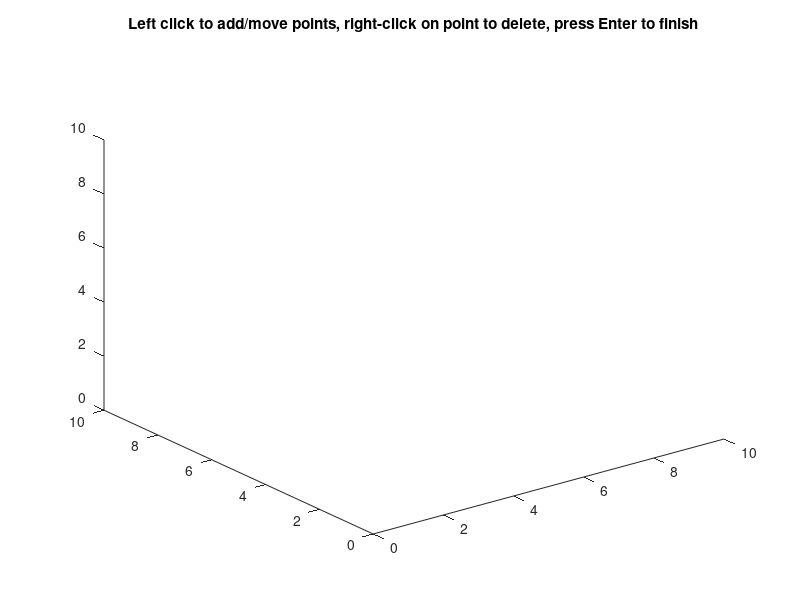

Write MATLAB code to recreate this figure.
function bezier_surface_draw
    % Initialize figure and 3D axes
    fig = figure;
    ax = axes('Parent', fig);
    hold(ax, 'on');
    title(ax, 'Left click to add/move points, right-click on point to delete, press Enter to finish');
    view(3); % Set the view to 3D
    
    % Set initial axes limits
    xlim(ax, [0, 10]);
    ylim(ax, [0, 10]);
    zlim(ax, [0, 10]);

    % Initialize empty control points array
    controlPoints = [];
    gridSize = [0, 0]; % To be determined based on the number of control points

    % Set callbacks
    set(fig, 'WindowButtonDownFcn', @mouseClick);
    set(fig, 'KeyPressFcn', @keyPress);

    % Wait for the user to press Enter
    waitforbuttonpress;
    
    % Mouse click function
    function mouseClick(~, ~)
        cp = ax.CurrentPoint; % Get current point in 3D
        x = cp(1,1);
        y = cp(1,2);
        z = cp(1,3);

        clickType = get(fig, 'SelectionType');
        switch clickType
            case 'normal' % Left-click
                addOrMovePoint(x, y, z);
            case 'alt' % Right-click
                removePoint(x, y, z);
        end
    end

    % Add or move a control point
    function addOrMovePoint(x, y, z)
        minDist = inf;
        minIndex = -1;

        % Find the closest control point
        for i = 1:size(controlPoints, 1)
            dist = norm(controlPoints(i,:) - [x, y, z]);
            if dist < minDist
                minDist = dist;
                minIndex = i;
            end
        end

        % Move or add the point
        if minDist < 1 % Threshold for considering a point 'close'
            controlPoints(minIndex, :) = [x, y, z];
        else
            controlPoints = [controlPoints; x, y, z];
            updateGridSize();
        end

        updateSurface();
    end

    % Remove a control point
    function removePoint(x, y, z)
        minDist = inf;
        minIndex = -1;

        % Find the closest control point
        for i = 1:size(controlPoints, 1)
            dist = norm(controlPoints(i,:) - [x, y, z]);
            if dist < minDist
                minDist = dist;
                minIndex = i;
            end
        end

        % Remove the point
        if minDist < 1 % Threshold
            controlPoints(minIndex, :) = [];
            updateGridSize();
        end

        updateSurface();
    end

    % Update the grid size based on the number of control points
    function updateGridSize()
        % Assuming a square grid for simplicity
        sideLength = ceil(sqrt(size(controlPoints, 1)));
        gridSize = [sideLength, sideLength];
    end

    % Update the Bezier surface
    function updateSurface()
        cla(ax); % Clear axes

        % Plot control points
        plot3(ax, controlPoints(:,1), controlPoints(:,2), controlPoints(:,3), 'ro');

        % Check if enough points to form a surface
        if size(controlPoints, 1) >= 4 % Minimal points for a simple surface
            % Plot Bezier surface
            plotBezierSurface();
        end
    end

    % Plot Bezier surface based on control points
    function plotBezierSurface()
        % Generate a grid of points (u, v) in [0, 1] range
        [u, v] = meshgrid(linspace(0, 1, 20), linspace(0, 1, 20));
        surfacePoints = zeros(size(u, 1), size(u, 2), 3);

        for i = 1:size(u, 1)
            for j = 1:size(u, 2)
                surfacePoints(i, j, :) = computeBezierSurfacePoint(u(i, j), v(i, j));
            end
        end

        surf(ax, surfacePoints(:,:,1), surfacePoints(:,:,2), surfacePoints(:,:,3));
    end

    % Compute a point on Bezier surface
    function point = computeBezierSurfacePoint(u, v)
        if size(controlPoints, 1) < 4
            point = [0, 0, 0];
            return;
        end

        m = gridSize(1);
        n = gridSize(2);
        point = zeros(1, 3);

        % Compute the Bezier surface point
        for i = 1:m
            for j = 1:n
                if ((i-1) * n + j) <= size(controlPoints, 1)
                    bernsteinU = nchoosek(m-1, i-1) * u^(i-1) * (1-u)^(m-i);
                    bernsteinV = nchoosek(n-1, j-1) * v^(j-1) * (1-v)^(n-j);
                    point = point + bernsteinU * bernsteinV * controlPoints((i-1) * n + j, :);
                end
            end
        end
    end
end
